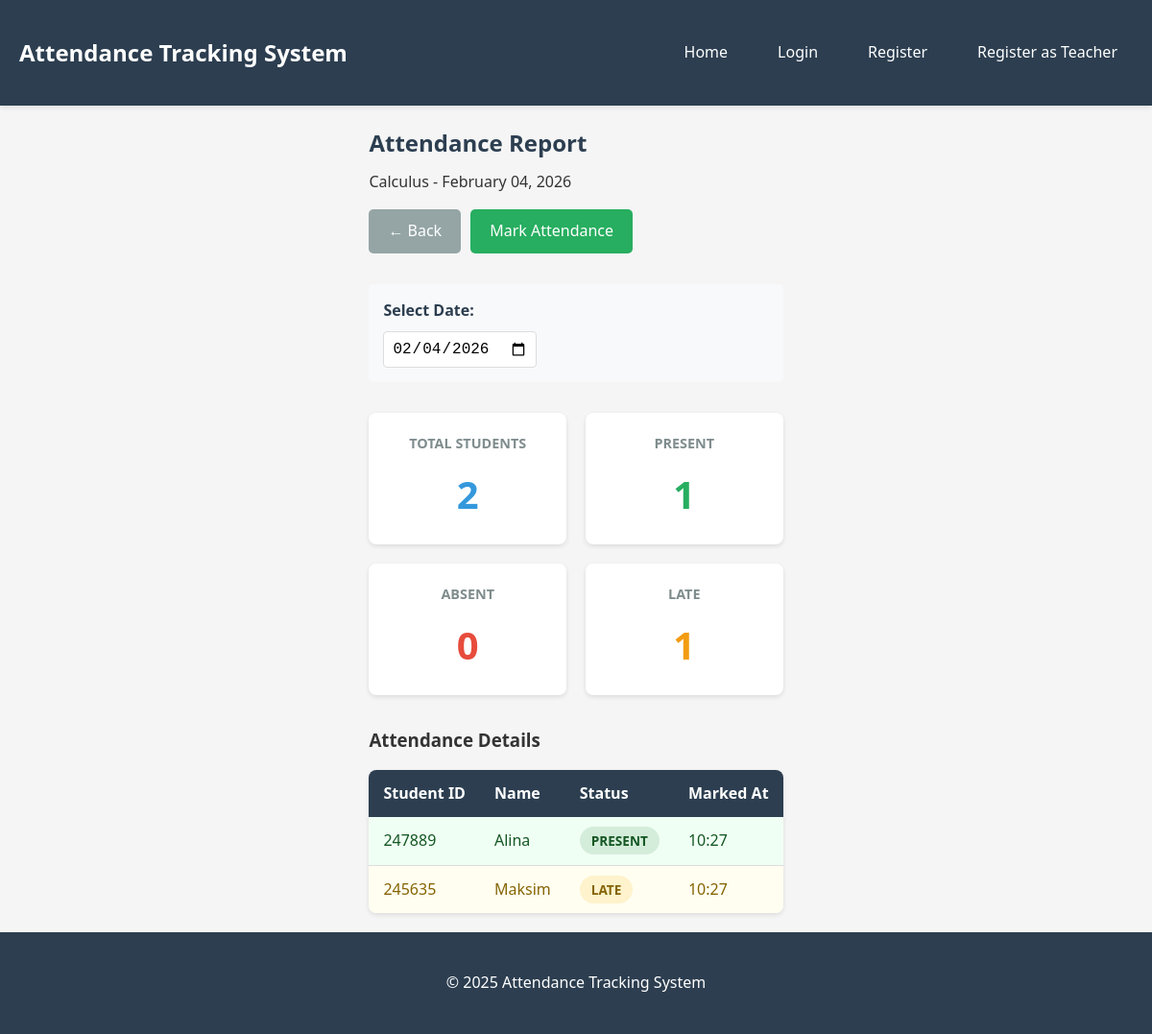
/class/2/report/2026-02-04/, run on the app's committed database.
### attendance/models.py (models this page shows, shortened)
class Class(models.Model):
    name = models.CharField(max_length=100)
    code = models.CharField(max_length=20, unique=True)
    description = models.TextField(blank=True)
    created_at = models.DateTimeField(auto_now_add=True)
    class Meta:
        verbose_name_plural = "Classes"
        ordering = ['name']

class Attendance(models.Model):
    STATUS_CHOICES = [
        ('present', 'Present'),
        ('absent', 'Absent'),
        ('late', 'Late'),
    ]
    student = models.ForeignKey(Student, on_delete=models.CASCADE, related_name='attendances')
    class_enrolled = models.ForeignKey(Class, on_delete=models.CASCADE, related_name='attendances')
    date = models.DateField(default=timezone.now)
    status = models.CharField(max_length=10, choices=STATUS_CHOICES, default='absent')
    notes = models.TextField(blank=True)
    marked_at = models.DateTimeField(auto_now_add=True)
    class Meta:
        ordering = ['-date', 'student']
        unique_together = ['student', 'date']

class Student(models.Model):
    name = models.CharField(max_length=100)
    student_id = models.CharField(max_length=20, unique=True)
    email = models.EmailField(blank=True)
    class_enrolled = models.ForeignKey(Class, on_delete=models.CASCADE, related_name='students')
    created_at = models.DateTimeField(auto_now_add=True)
    class Meta:
        ordering = ['name']

### attendance/views.py (the view)
# urls.py: path('class/<int:class_id>/report/', views.attendance_report, name='attendance_report'),
def attendance_report(request, class_id, date_str=None):
    class_obj = get_object_or_404(Class, id=class_id)
    if date_str:
        try:
            report_date = date.fromisoformat(date_str)
        except (ValueError, TypeError):
            report_date = date.today()
    else:
        date_param = request.GET.get('date', date.today().isoformat())
        try:
            report_date = date.fromisoformat(date_param)
        except (ValueError, TypeError):
            report_date = date.today()
    attendances = Attendance.objects.filter(
        class_enrolled=class_obj,
        date=report_date
    ).select_related('student')
    total_students = class_obj.students.count()
    present_count = attendances.filter(status='present').count()
    absent_count = attendances.filter(status='absent').count()
    late_count = attendances.filter(status='late').count()
    return render(request, 'attendance/report.html', {
        'class_obj': class_obj,
        'attendances': attendances,
        'report_date': report_date,
        'total_students': total_students,
        'present_count': present_count,
        'absent_count': absent_count,
        'late_count': late_count,
    })

### templates/attendance/report.html (shortened to what this page needs)
{% extends 'base.html' %}
{% block content %}
<div class="page-header">
    <h2>Attendance Report</h2>
    <p>{{ class_obj.name }} - {{ report_date|date:"F d, Y" }}</p>
    <div class="header-actions">
        <a href="{% url 'class_students' class_obj.id %}" class="btn btn-secondary">← Back</a>
        <a href="{% url 'mark_attendance' class_obj.id %}?date={{ report_date|date:'Y-m-d' }}" class="btn btn-success">Mark Attendance</a>
    </div>
</div>
<div class="date-selector">
    <label for="date">Select Date:</label>
    <input type="date" id="date" name="date" value="{{ report_date|date:'Y-m-d' }}"
           onchange="window.location.href='{% url 'attendance_report' class_obj.id %}' + '?date=' + this.value">
</div>
<div class="stats-grid">
    <div class="stat-card stat-total">
        <h3>Total Students</h3>
        <p class="stat-number">{{ total_students }}</p>
    </div>
    <div class="stat-card stat-present">
        <h3>Present</h3>
        <p class="stat-number">{{ present_count }}</p>
    </div>
    <div class="stat-card stat-absent">
        <h3>Absent</h3>
        <p class="stat-number">{{ absent_count }}</p>
    </div>
    <div class="stat-card stat-late">
        <h3>Late</h3>
        <p class="stat-number">{{ late_count }}</p>
    </div>
</div>
{% if attendances %}
    <div class="attendance-report">
        <h3>Attendance Details</h3>
        <table class="data-table">
            <thead>
                <tr>
                    <th>Student ID</th>
                    <th>Name</th>
                    <th>Status</th>
                    <th>Marked At</th>
                </tr>
            </thead>
            <tbody>
                {% for attendance in attendances %}
                    <tr class="status-{{ attendance.status }}">
                        <td>{{ attendance.student.student_id }}</td>
                        <td>{{ attendance.student.name }}</td>
                        <td>
                            <span class="status-badge status-{{ attendance.status }}">
                                {{ attendance.get_status_display }}
                            </span>
                        </td>
                        <td>{{ attendance.marked_at|date:"H:i" }}</td>
                    </tr>
                {% endfor %}
            </tbody>
        </table>
    </div>
{% else %}
    <div class="empty-state">
        <p>No attendance records found for this date. <a href="{% url 'mark_attendance' class_obj.id %}?date={{ report_date|date:'Y-m-d' }}">Mark attendance now</a>.</p>
    </div>
{% endif %}
{% endblock %}

### static/css/style.css (style rules this page uses)
* { margin: 0; padding: 0; box-sizing: border-box; }
body { font-family: 'Segoe UI', Tahoma, Geneva, Verdana, sans-serif; line-height: 1.6; color: #333; background-color: #f5f5f5; min-height: 100vh; display: flex; flex-direction: column; }
.page-header { margin-bottom: 2rem; }
.page-header h2 { color: #2c3e50; margin-bottom: 0.5rem; }
.header-actions { margin-top: 1rem; display: flex; gap: 10px; flex-wrap: wrap; }
.btn { display: inline-block; padding: 10px 20px; text-decoration: none; border-radius: 5px; border: none; cursor: pointer; font-size: 1rem; transition: all 0.3s; }
.btn-success { background-color: #27ae60; color: white; }
.btn-secondary { background-color: #95a5a6; color: white; }
.data-table { width: 100%; border-collapse: collapse; background: white; border-radius: 8px; overflow: hidden; box-shadow: 0 2px 5px rgba(0,0,0,0.1); margin-top: 1rem; }
.data-table thead { background-color: #2c3e50; color: white; }
.data-table th, .data-table td { padding: 12px 15px; text-align: left; }
.data-table tbody tr { border-bottom: 1px solid #ddd; }
.data-table tbody tr:last-child { border-bottom: none; }
.status-badge { padding: 5px 12px; border-radius: 20px; font-size: 0.85rem; font-weight: bold; text-transform: uppercase; }
.status-present { background-color: #d4edda; color: #155724; }
.status-late { background-color: #fff3cd; color: #856404; }
.data-table tbody tr.status-present { background-color: #f0fff4; }
.data-table tbody tr.status-late { background-color: #fffef0; }
.stats-grid { display: grid; grid-template-columns: repeat(auto-fit, minmax(200px, 1fr)); gap: 20px; margin: 2rem 0; }
.stat-card { background: white; padding: 20px; border-radius: 8px; box-shadow: 0 2px 5px rgba(0,0,0,0.1); text-align: center; }
.stat-card h3 { color: #7f8c8d; font-size: 0.9rem; margin-bottom: 10px; text-transform: uppercase; }
.stat-number { font-size: 2.5rem; font-weight: bold; color: #2c3e50; }
.stat-total .stat-number { color: #3498db; }
.stat-present .stat-number { color: #27ae60; }
.stat-absent .stat-number { color: #e74c3c; }
.stat-late .stat-number { color: #f39c12; }
.date-selector { margin-bottom: 20px; padding: 15px; background-color: #f8f9fa; border-radius: 5px; }
.date-selector label { display: block; margin-bottom: 8px; font-weight: bold; color: #2c3e50; }
.date-selector input[type="date"] { padding: 8px; border: 1px solid #ddd; border-radius: 4px; font-size: 1rem; }

### data on the page
Class: name "Calculus"
Attendance: student.student_id "247889", student.name "Alina", status "PRESENT", marked_at "10:27"
Attendance: student.student_id "245635", student.name "Maksim", status "LATE", marked_at "10:27"

### other printed values
{{ report_date|date:"F d, Y" }} "February 04, 2026"
{{ total_students }} "2"
{{ present_count }} "1"
{{ absent_count }} "0"
{{ late_count }} "1"
